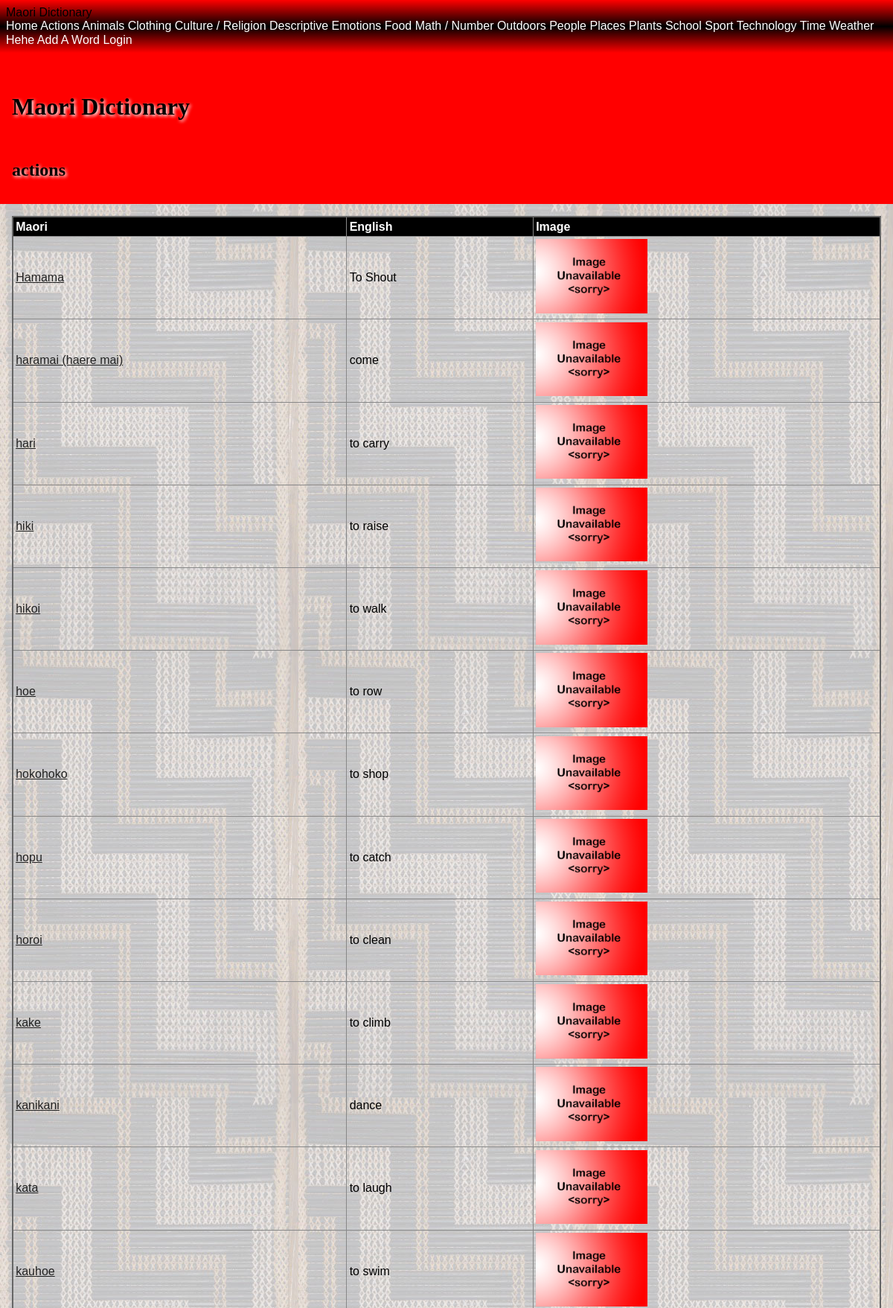
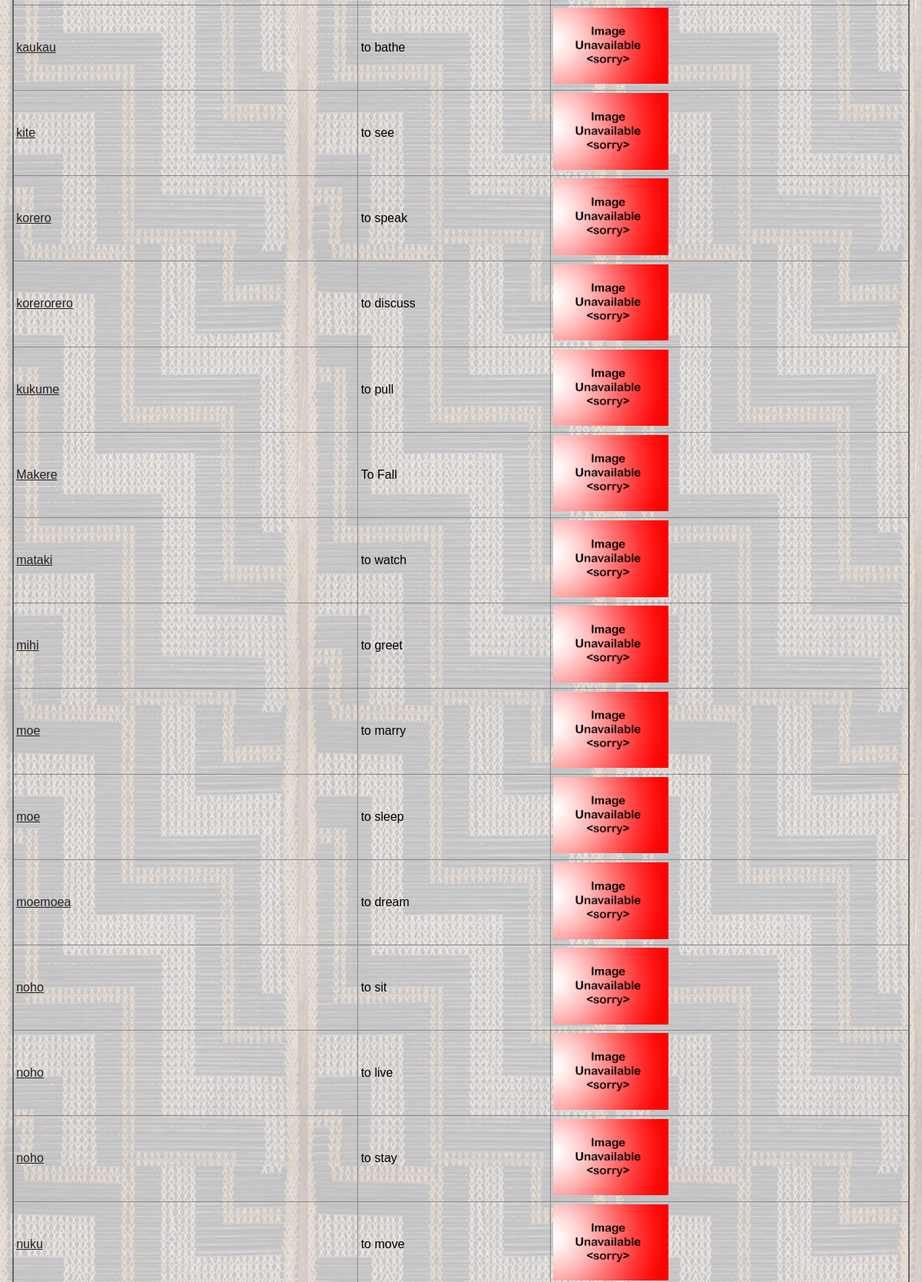
Screenshot of /category/actions (upper part) with the database file from the repository (2 pictures, top to bottom).
### tables this page shows
CREATE TABLE "maori_words"
(
    id             integer
        primary key autoincrement,
    english_name   varchar(60),
    created_by     integer      not null
        constraint maori_words_people_id_fk
            references people
            on update restrict on delete restrict,
    created_at     datetime,
    maori_name     varchar(60)  not null,
    category       varchar(60),
    level          integer      not null,
    definition     varchar(200) not null,
    image_filename varchar(60)
);

### app.py (the view)
@app.route('/category/<category_name>')
def site_category(category_name):
    category_name = category_name.replace("|", "/")
    query = "SELECT maori_name, english_name, definition, level, created_by, created_at, image_filename \
            FROM maori_words WHERE lower(category) = ?"
    con = create_connection(DATABASE)
    cur = con.cursor()
    cur.execute(query, (category_name.lower(),))
    maori_names = cur.fetchall()
    con.close()
    if maori_names == []:
        return redirect('/')
    return render_template("category.html", logged_in=is_logged_in(), categories=get_categories(),
                           category_name=category_name, maori_names=maori_names, is_a_teacher=is_a_teacher())

### app.py (called while the page is built)
def create_connection(db_file):
    try:
        connection = sqlite3.connect(db_file)
        return connection
    except Error as e:
        print(e)
    return None

def is_logged_in():
    if session.get("email") is None:
        print("not logged in")
        return False
    else:
        print("logged in")
        return True

def is_a_teacher():
    if session.get("type") == 'teacher':
        print("is teacher")
        return True
    else:
        print("is not teacher")
        return False

def get_categories():
    query = 'SELECT distinct lower(category) FROM maori_words'
    con = create_connection(DATABASE)
    cur = con.cursor()
    cur.execute(query)
    category_list = cur.fetchall()
    con.close()
    return category_list

### templates/category.html
{% extends 'base.html' %}
{% block pageheading %}
{{category_name}}
{% endblock %}
{% block main %}
<table>
    <tr>
        <th>Maori</th>
        <th>English</th>
        <th>Image</th>
        </tr>
        <tbody>
            {% for maori_name in maori_names %}
                <tr>
                    <td><a href='/category/{{ category_name.lower().replace("/", "|") }}/{{ maori_name[0].lower() }}'>{{ maori_name[0] }}</a></td>
                    <td>{{ maori_name[1] }}</td>
                    {% if maori_name[6] %}
                        <td><img src='/static/images/{{ maori_name[6] }}' style="width: 150px"></td>
                    {% else %}
                        <td><img src='/static/images/noimage.png' style="width: 150px"></td>
                    {% endif %}
                </tr>
            {% endfor %}
        </tbody>
    </table>
{% endblock %}

### templates/base.html (shortened to what this page needs)
<!DOCTYPE html>
<html>
<head>
    <link rel="stylesheet" href="https://cdnjs.cloudflare.com/ajax/libs/normalize/8.0.1/normalize.css"/>
    <link href="{{ url_for('static', filename='style.css')}}" rel="stylesheet">
</head>
<body>
<nav>
    <div class="container">
        <div class="navbar-brand">Maori Dictionary</div>
        <div class="navbar-links">
            <a href="/">Home</a>
            {% for category in categories %}
                <a href="/category/{{ category[0].replace('/', '|') }}">{{ category[0].title() }}</a>
            {% endfor %}
            <a href="/add_word">Add A Word</a>
            {% if logged_in %}
                <a href="/logout">Log Out</a>
            {% else %}
                <a href="/login">Login</a>
            {% endif %}
        </div>
    </div>
</nav>
<div class="container">
    <header>
        <h1>Maori Dictionary</h1>
        <h2>{% block pageheading %}{% endblock %}</h2>
    </header>
    <main>
        {% block main %}{% endblock %}
    </main>
</div>
</body>
</html>

### static/style.css (style rules this page uses)
* { font-family: Comfortaa, sans-serif; margin: 0; padding: 0; box-sizing: border-box; }
header { grid-area: header; background-color: #f00; padding: 1rem; }
nav { grid-area: nav; }
main { grid-area: main; padding: 1rem; background-color: #edd; }
h1, h2, h3, h4 { padding: 1rem 0; font-family: 'Suez One', serif; color: #000; text-shadow: 2px 2px 4px #fff; }
a { color: #222; }
img { width: 100%; }
table { width: 100%; border: 2px solid #666; border-collapse: collapse; }
th, td { border: 1px solid #888; padding: 0.2rem; text-align: left; }
th { background-color: #000; color: #fff; }
@media only screen and (min-width: 768px) { nav { background: linear-gradient(180deg, rgba(255,0,0,1) 0%, rgba(0, 0, 0, 1) 50%, rgba(255,0,0,1) 100%); padding: 0.5rem; } }
@media only screen and (min-width: 768px) { nav a { color: #fff; text-decoration: none; } }
@media only screen and (min-width: 768px) { main { background-image: url('/poutama.jpg'); } }

### rows the page displays
maori_words: maori_name "Hamama", english_name "To Shout"
maori_words: maori_name "haramai (haere mai)", english_name "come"
maori_words: maori_name "hari", english_name "to carry"
maori_words: maori_name "hiki", english_name "to raise"
maori_words: maori_name "hikoi", english_name "to walk"
maori_words: maori_name "hoe", english_name "to row"
maori_words: maori_name "hokohoko", english_name "to shop"
maori_words: maori_name "hopu", english_name "to catch"
maori_words: maori_name "horoi", english_name "to clean"
maori_words: maori_name "kake", english_name "to climb"
maori_words: maori_name "kanikani", english_name "dance"
maori_words: maori_name "kata", english_name "to laugh"
maori_words: maori_name "kauhoe", english_name "to swim"
maori_words: maori_name "kaukau", english_name "to bathe"
maori_words: maori_name "kite", english_name "to see"
maori_words: maori_name "korero", english_name "to speak"
maori_words: maori_name "korerorero", english_name "to discuss"
maori_words: maori_name "kukume", english_name "to pull"
maori_words: maori_name "Makere", english_name "To Fall"
maori_words: maori_name "mataki", english_name "to watch"
maori_words: maori_name "mihi", english_name "to greet"
maori_words: maori_name "moe", english_name "to marry"
maori_words: maori_name "moe", english_name "to sleep"
maori_words: maori_name "moemoea", english_name "to dream"
maori_words: maori_name "noho", english_name "to sit"
maori_words: maori_name "noho", english_name "to live"
maori_words: maori_name "noho", english_name "to stay"
maori_words: maori_name "nuku", english_name "to move"

### other values shown
{{ category[0].title() }} "Actions" "Animals" "Clothing" "Culture / Religion" "Descriptive" "Emotions" "Food" "Math / Number" "Outdoors" "People" "Places" "Plants" "School" "Sport" "Technology" "Time" "Weather" "Hehe"
{{ category_name }} "actions"
